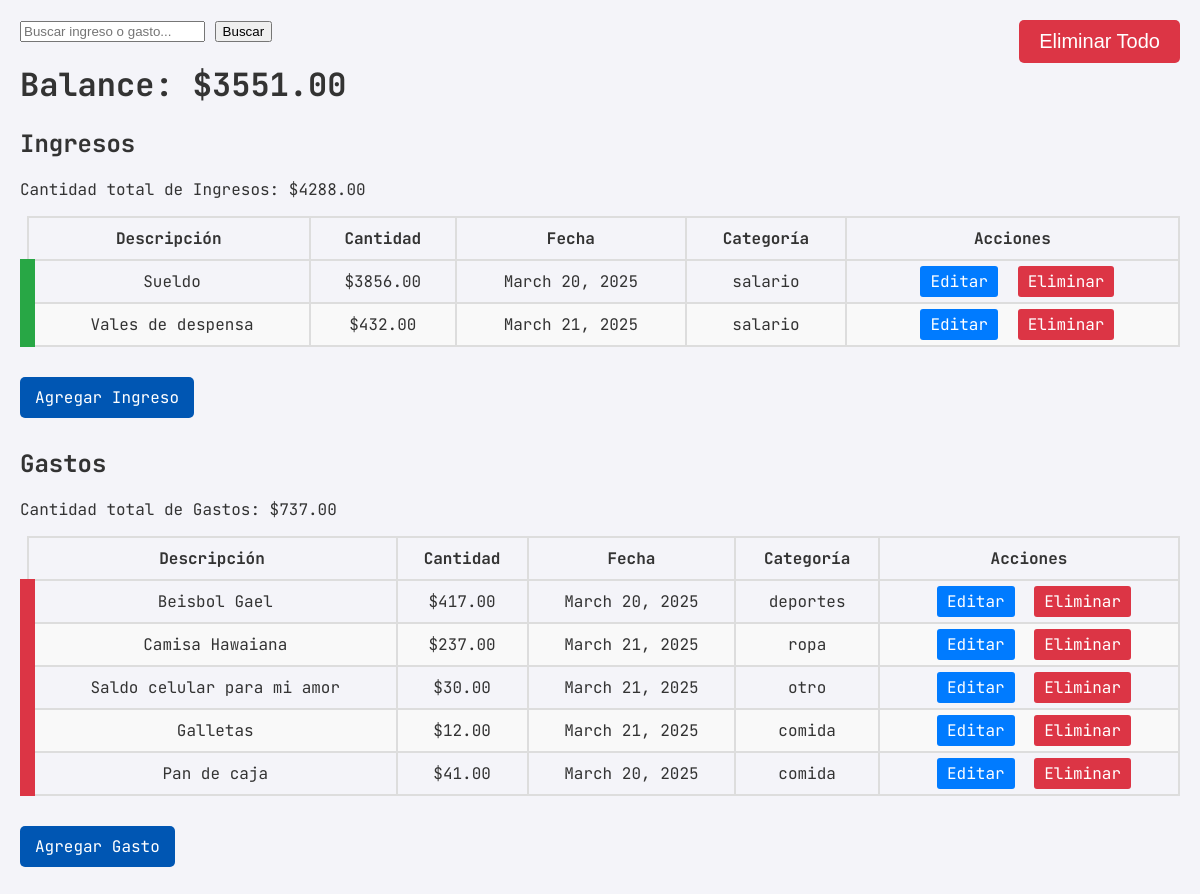
The page / on the database its author committed.
### ecommerce/models.py (models this page shows, shortened)
class Ingreso(models.Model):
    descripcion = models.CharField(max_length=255)
    cantidad = models.DecimalField(max_digits=10, decimal_places=2)
    fecha = models.DateField()
    categoria = models.CharField(max_length=100)

class Gasto(models.Model):
    descripcion = models.CharField(max_length=255)
    cantidad = models.DecimalField(max_digits=10, decimal_places=2)
    fecha = models.DateField()
    categoria = models.CharField(max_length=100)

### ecommerce/views.py (the view)
# urls.py: path('', views.index, name='index'),
def index(request):
    query = request.GET.get('q')
    if query:
        ingresos = Ingreso.objects.filter(
            Q(descripcion__icontains=query) |
            Q(categoria__icontains=query)
        )
        gastos = Gasto.objects.filter(
            Q(descripcion__icontains=query) |
            Q(categoria__icontains=query)
        )
    else:
        ingresos = Ingreso.objects.all()
        gastos = Gasto.objects.all()
    total_ingresos = sum(ingreso.cantidad for ingreso in ingresos)
    total_gastos = sum(gasto.cantidad for gasto in gastos)
    balance = total_ingresos - total_gastos
    context = {
        'total_ingresos': total_ingresos,
        'total_gastos': total_gastos,
        'ingresos': ingresos,
        'gastos': gastos,
        'balance': balance
    }
    return render(request, 'ecommerce/index.html', context)

### ecommerce/templates/ecommerce/index.html (shortened to what this page needs)
<!DOCTYPE html>
<html>
<head>
</head>
<body>
     <button class="delete-all-button" onclick="openDeleteAllModal()">Eliminar Todo</button>
    <form method="GET" action="{% url 'index' %}">
        <input type="text" name="q" placeholder="Buscar ingreso o gasto...">
        <button type="submit">Buscar</button>
    </form>
    <h1>Balance: ${{ balance }}</h1>
    <h2>Ingresos</h2>
    <p class="totalIngresos">Cantidad total de Ingresos: ${{ total_ingresos }}</p>
    <table>
        <thead>
            <tr>
                <th>Descripción</th>
                <th>Cantidad</th>
                <th>Fecha</th>
                <th>Categoría</th>
                <th>Acciones</th>
            </tr>
        </thead>
        <tbody>
            {% for ingreso in ingresos %}
                <tr class="ingreso">
                    <td>{{ ingreso.descripcion }}</td>
                    <td>${{ ingreso.cantidad }}</td>
                    <td>{{ ingreso.fecha }}</td>
                    <td>{{ ingreso.categoria }}</td>
                    <td>
                        <a href="{% url 'editar_ingreso' ingreso.pk %}" class="edit-button">Editar</a>
                        <a href="#" class="delete-link delete-button" data-url="{% url 'eliminar_ingreso' ingreso.pk %}">Eliminar</a>
                    </td>
                </tr>
            {% endfor %}
        </tbody>
    </table>
    <a class="add-button" href="{% url 'agregar_ingreso' %}">Agregar Ingreso</a>
    <h2>Gastos</h2>
    <p class="totalGastos">Cantidad total de Gastos: ${{ total_gastos }}</p>
    <table>
        <thead>
            <tr>
                <th>Descripción</th>
                <th>Cantidad</th>
                <th>Fecha</th>
                <th>Categoría</th>
                <th>Acciones</th>
            </tr>
        </thead>
        <tbody>
            {% for gasto in gastos %}
                <tr class="gasto">
                    <td>{{ gasto.descripcion }}</td>
                    <td>${{ gasto.cantidad }}</td>
                    <td>{{ gasto.fecha }}</td>
                    <td>{{ gasto.categoria }}</td>
                    <td>
                        <a href="{% url 'editar_gasto' gasto.pk %}" class="edit-button">Editar</a>
                        <a href="#" class="delete-link delete-button" data-url="{% url 'eliminar_gasto' gasto.pk %}">Eliminar</a>
                    </td>
                </tr>
            {% endfor %}
        </tbody>
    </table>
    <a class="add-button" href="{% url 'agregar_gasto' %}">Agregar Gasto</a>
</body>
</html>
</html>

### ecommerce/templates/ecommerce/index.html (style rules this page uses)
body { font-family: 'JetBrains Mono', sans-serif; background-color: #f4f4f9; color: #333; margin: 0; padding: 20px; position: relative; }
table { width: 100%; border-collapse: collapse; margin-bottom: 20px; }
th, td { padding: 10px; border: 2px solid #ddd; text-align: center; }
th { background-color: #f4f4f9; }
tr:nth-child(even) { background-color: #f9f9f9; }
.ingreso { border-left: 15px solid #28a745; }
.gasto { border-left: 15px solid #dc3545; }
a { text-decoration: none; margin-left: 10px; }
.edit-button, .delete-button { padding: 5px 10px; border-radius: 3px; color: white; border: none; cursor: pointer; }
.edit-button { background-color: #007bff; }
.delete-button { background-color: #dc3545; }
.add-button { display: inline-block; margin: 10px 0; padding: 10px 15px; background-color: #0056b3; color: #fff; text-decoration: none; border-radius: 5px; }
.delete-all-button { background-color: #dc3545; font-size: 20px; color: white; border: none; padding: 10px 20px; border-radius: 5px; cursor: pointer; position: absolute; top: 20px; right: 20px; }

### rows shown on the page
Ingreso: descripcion "Sueldo", cantidad "3856.00", fecha "March 20, 2025", categoria "salario"
Ingreso: descripcion "Vales de despensa", cantidad "432.00", fecha "March 21, 2025", categoria "salario"
Gasto: descripcion "Beisbol Gael", cantidad "417.00", fecha "March 20, 2025", categoria "deportes"
Gasto: descripcion "Camisa Hawaiana", cantidad "237.00", fecha "March 21, 2025", categoria "ropa"
Gasto: descripcion "Saldo celular para mi amor", cantidad "30.00", fecha "March 21, 2025", categoria "otro"
Gasto: descripcion "Galletas", cantidad "12.00", fecha "March 21, 2025", categoria "comida"
Gasto: descripcion "Pan de caja", cantidad "41.00", fecha "March 20, 2025", categoria "comida"

### other values the page prints
{{ balance }} "3551.00"
{{ total_ingresos }} "4288.00"
{{ total_gastos }} "737.00"
